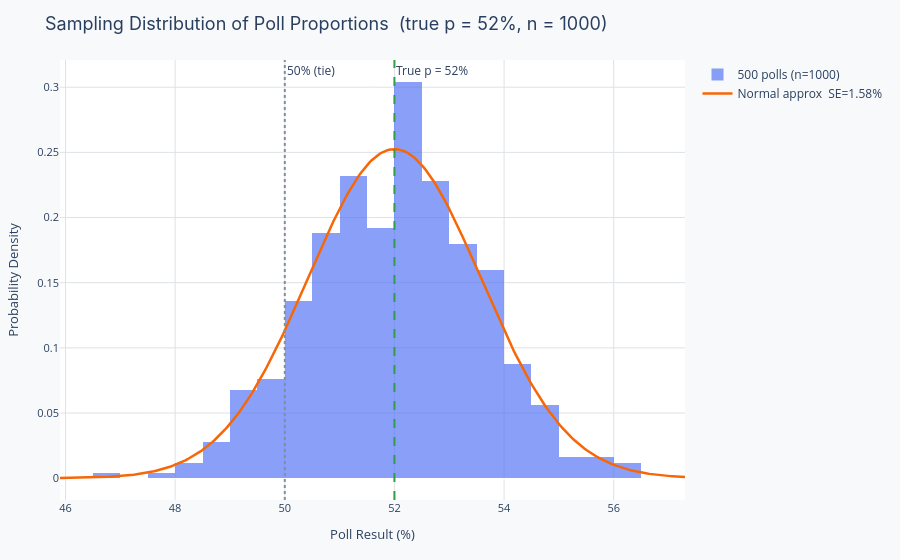

Notebook source saved alongside this figure:
### Markdown cell above
---
## Real-world example: Polling a presidential election

A polling organization wants to estimate the fraction of voters supporting a candidate. They cannot ask everyone, so they sample. Each poll is one draw from the sampling distribution of proportions, and the standard error tells them how much their estimate might vary from the true population proportion.

The chart simulates 500 polls, each of n = 1,000 voters, from a population where 52% support the candidate. Notice:

- **Notice:** The polls cluster tightly around 52%, but vary by roughly ±1.6 percentage points, this is the standard error of a proportion
- **Notice:** Occasionally a poll shows the candidate below 50% (losing), even though they are truly ahead, sampling variability causes this
- **Notice:** The distribution of poll results is approximately normal, confirming the CLT applies to proportions too

> **Discussion question:** A news outlet reports "Candidate leads 52% to 48% with margin of error ±3 points." Based on what you see in this chart, is it possible the race is actually tied? How likely is that outcome?

### Code cell
np.random.seed(77)

# ── Election polling simulation ─────────────────────────────────────────────────
true_p = 0.52       # true population support
n_poll = 1000       # respondents per poll
n_polls = 500       # number of simulated polls

poll_results = np.random.binomial(n_poll, true_p, n_polls) / n_poll
se_prop = np.sqrt(true_p * (1 - true_p) / n_poll)

x_norm = np.linspace(poll_results.min() - 0.01, poll_results.max() + 0.01, 300)
y_norm = stats.norm.pdf(x_norm, true_p, se_prop)

fig = go.Figure()
fig.add_trace(go.Histogram(
    x=poll_results * 100, nbinsx=40, histnorm="probability density",
    marker_color=PALETTE["primary"], opacity=0.65, name=f"{n_polls} polls (n={n_poll})",
))
fig.add_trace(go.Scatter(
    x=x_norm * 100, y=y_norm / 100,
    mode="lines", line=dict(color=PALETTE["secondary"], width=2.5),
    name=f"Normal approx  SE={se_prop*100:.2f}%",
))
fig.add_vline(x=true_p * 100, line_dash="dash", line_color=PALETTE["accent"],
              annotation_text=f"True p = {true_p*100:.0f}%")
fig.add_vline(x=50, line_dash="dot", line_color=PALETTE["muted"],
              annotation_text="50% (tie)")
layout = base_layout(
    title=f"Sampling Distribution of Poll Proportions  (true p = {true_p*100:.0f}%, n = {n_poll})",
    xaxis_title="Poll Result (%)",
    yaxis_title="Probability Density",
)
fig.update_layout(layout)
fig.show()

### Figure 1 — Plotly figure (JSON) as saved in the notebook; plotly's stock layout.template omitted (floating-point values rounded to 4 significant figures; data arrays with more than 128 entries replaced by an {"elided": "..."} marker saying what was removed)
{"data": [{"histnorm": "probability density", "marker": {"color": "#4C6EF5"}, "name": "500 polls (n=1000)", "nbinsx": 40, "opacity": 0.65, "type": "histogram", "x": {"elided": "500 float values"}}, {"line": {"color": "#F76707", "width": 2.5}, "mode": "lines", "name": "Normal approx  SE=1.58%", "type": "scatter", "x": {"elided": "300 float values"}, "y": {"elided": "300 float values"}}], "layout": {"annotations": [{"showarrow": false, "text": "True p = 52%", "x": 52, "xanchor": "left", "xref": "x", "y": 1, "yanchor": "top", "yref": "y domain"}, {"showarrow": false, "text": "50% (tie)", "x": 50, "xanchor": "left", "xref": "x", "y": 1, "yanchor": "top", "yref": "y domain"}], "legend": {"font": {"size": 12}}, "margin": {"b": 60, "l": 60, "r": 30, "t": 60}, "paper_bgcolor": "#F8F9FA", "plot_bgcolor": "#FFFFFF", "shapes": [{"line": {"color": "#2F9E44", "dash": "dash"}, "type": "line", "x0": 52, "x1": 52, "xref": "x", "y0": 0, "y1": 1, "yref": "y domain"}, {"line": {"color": "#868E96", "dash": "dot"}, "type": "line", "x0": 50, "x1": 50, "xref": "x", "y0": 0, "y1": 1, "yref": "y domain"}], "title": {"font": {"family": "Inter, Arial, sans-serif", "size": 18}, "text": "Sampling Distribution of Poll Proportions  (true p = 52%, n = 1000)"}, "xaxis": {"gridcolor": "#DEE2E6", "tickfont": {"size": 11}, "title": {"font": {"size": 13}, "text": "Poll Result (%)"}}, "yaxis": {"gridcolor": "#DEE2E6", "tickfont": {"size": 11}, "title": {"font": {"size": 13}, "text": "Probability Density"}}}}
